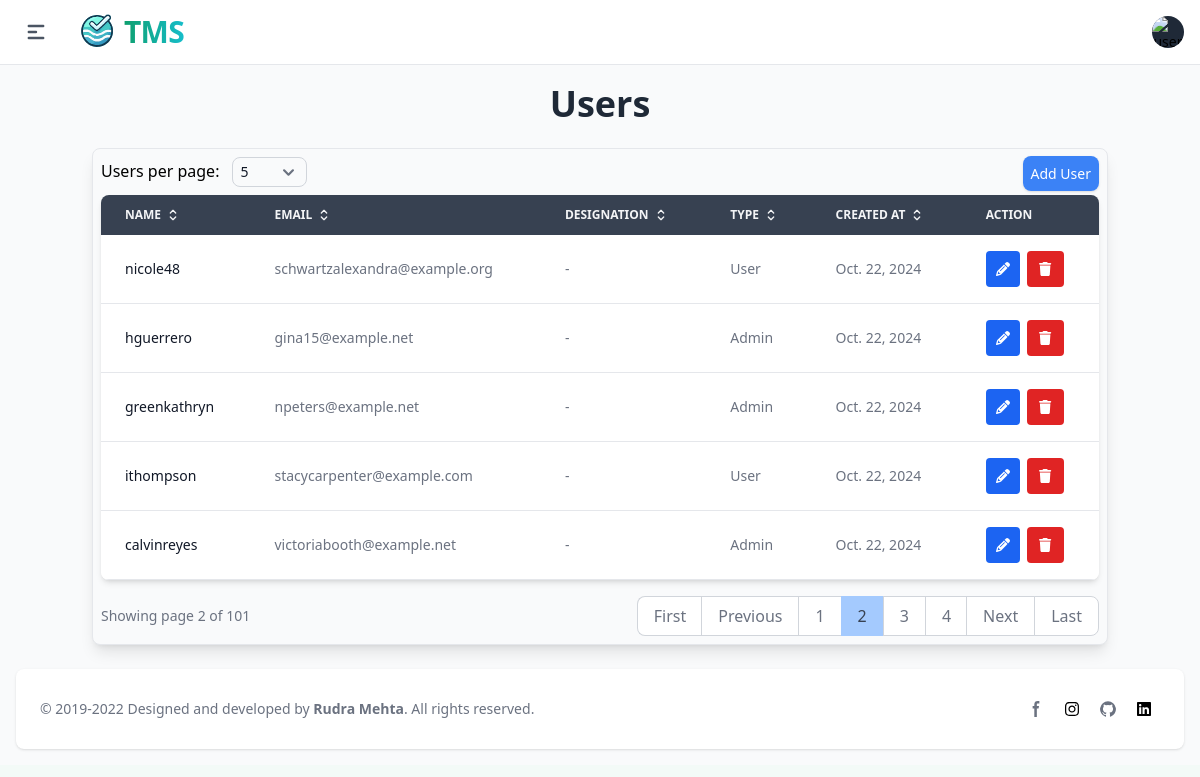
/users/?count=5&page=2 (signed in), run on the app's committed database.
### apps/auth/models.py (models this page shows, shortened)
class UserModel(AbstractBaseUser, PermissionsMixin, CreatedUpdatedAt):
    id = models.UUIDField(primary_key=True, default=uuid.uuid4, editable=False, unique=True)
    is_active = models.BooleanField(default=False)
    is_staff = models.BooleanField(default=False)
    user_image = models.ImageField(upload_to='user_image',null=True, blank=True)
    username = models.CharField(max_length=50, unique=True)
    is_deleted = models.BooleanField(default=False)
    email = models.EmailField(unique=True, max_length=50)
    groups = models.ManyToManyField(Group, related_name='user_model_groups', blank=True)
    user_permissions = models.ManyToManyField(Permission, related_name='user_model_permissions', blank=True)
    USERNAME_FIELD = "email"
    REQUIRED_FIELDS = ['username']
    objects = UserManager()

### apps/user_mgmt/views.py (the view)
# urls.py: path('users/', UsersView.as_view(), name="users"),
class UsersView(View):
    def get(self, request):
        users = UserModel.objects.all().exclude(is_deleted=True)
        count = request.GET.get('count', 5)
        page_number = request.GET.get('page', 1)
        page_obj = get_paginated_response(users, count, page_number)
        return render(request, 'user_mgmt/users.html', {'page_obj': page_obj})

### utils/helper/pagination.py (called while the page is built)
def get_paginated_response(data, count:int=5, page:int=1) -> Page:
    paginator = Paginator(data, count)
    page_obj = paginator.get_page(page)
    return page_obj

### utils/models/createupdateuser.py (called while the page is built)
    def __call__(self, request):
        _thread_locals.user = request.user
        response = self.get_response(request)
        return response

### apps/templates/user_mgmt/users.html (shortened to what this page needs)
{% extends "base/base.html" %}
{% block content %}
<div class="container mx-auto px-1 py-1 max-w-screen">
    <h1 class="text-4xl font-bold text-center mb-6 text-gray-800 dark:text-gray-100">Users</h1>
    <section class="bg-gray-50 border border-gray-200 dark:bg-gray-900 p-2 rounded-lg shadow-lg">
        <div class="flex justify-between">
            <div class="mb-2 space-y-2 sm:space-y-0 sm:space-x-2">
                <label for="userCount" class="mr-0">Users per page:</label>
                <select id="userCount" class="bg-gray-50 border border-gray-300 text-gray-900 text-sm rounded-lg focus:ring-primary-600 focus:border-primary-600 w-fit px-2 py-1 dark:bg-gray-700 dark:border-gray-600 dark:placeholder-gray-400 dark:text-white dark:focus:ring-primary-500 dark:focus:border-primary-500" onchange="updateUserCount(this.value)">
                    <option value="5" {% if page_obj.paginator.per_page == 5 %}selected{% endif %}>5</option>
                </select>
            </div>
            <div class="mb-2 mt-1 space-y-2 sm:space-y-0 sm:space-x-2">
                <a href="#" class="w-full text-sm sm:w-auto py-2 px-2 bg-primary-500 text-white rounded-lg shadow hover:bg-primary-600 focus:outline-none focus:ring-2 focus:ring-primary-200 focus:ring-offset-2">
                    Add User
                </a>
            </div>
        </div>
        <div class="bg-white dark:bg-gray-800 rounded-lg shadow-md overflow-hidden">
            <div class="overflow-x-auto block">
                <table  id="users-table" class="min-w-full text-nowrap text-sm text-left text-gray-500 dark:text-gray-400">
                    <thead class="text-xs uppercase bg-gray-700 text-gray-100 dark:bg-gray-700 dark:text-gray-400">
                        <tr>
                            <th scope="col" class="px-6 py-3">
                                <span class="flex uppercase items-center">
                                    Name
                                    <svg class="w-4 h-4 ms-1" aria-hidden="true" xmlns="http://www.w3.org/2000/svg" width="24" height="24" fill="none" viewBox="0 0 24 24">
                                        <path stroke="currentColor" stroke-linecap="round" stroke-linejoin="round" stroke-width="2" d="m8 15 4 4 4-4m0-6-4-4-4 4"/>
                                    </svg>
                                </span>
                            </th>
                            <th scope="col" class="px-6 py-3">
                                <span class="flex uppercase items-center">
                                    Email
                                    <svg class="w-4 h-4 ms-1" aria-hidden="true" xmlns="http://www.w3.org/2000/svg" width="24" height="24" fill="none" viewBox="0 0 24 24">
                                        <path stroke="currentColor" stroke-linecap="round" stroke-linejoin="round" stroke-width="2" d="m8 15 4 4 4-4m0-6-4-4-4 4"/>
                                    </svg>
                                </span>
                            </th>
                            <th scope="col" class="px-6 py-3">
                                <span class="flex uppercase items-center">
                                    Designation
                                    <svg class="w-4 h-4 ms-1" aria-hidden="true" xmlns="http://www.w3.org/2000/svg" width="24" height="24" fill="none" viewBox="0 0 24 24">
                                        <path stroke="currentColor" stroke-linecap="round" stroke-linejoin="round" stroke-width="2" d="m8 15 4 4 4-4m0-6-4-4-4 4"/>
                                    </svg>
                                </span>
                            </th>
                            <th scope="col" class="px-6 py-3">
                                <span class="flex uppercase items-center">
                                    Type
                                    <svg class="w-4 h-4 ms-1" aria-hidden="true" xmlns="http://www.w3.org/2000/svg" width="24" height="24" fill="none" viewBox="0 0 24 24">
                                        <path stroke="currentColor" stroke-linecap="round" stroke-linejoin="round" stroke-width="2" d="m8 15 4 4 4-4m0-6-4-4-4 4"/>
                                    </svg>
                                </span>
                            </th>
                            <th scope="col" class="px-6 py-3">
                                <span class="flex uppercase items-center">
                                    Created At
                                    <svg class="w-4 h-4 ms-1" aria-hidden="true" xmlns="http://www.w3.org/2000/svg" width="24" height="24" fill="none" viewBox="0 0 24 24">
                                        <path stroke="currentColor" stroke-linecap="round" stroke-linejoin="round" stroke-width="2" d="m8 15 4 4 4-4m0-6-4-4-4 4"/>
                                    </svg>
                                </span>
                            </th>
                            <th scope="col" class="px-6 py-3">Action</th>
                        </tr>
                    </thead>
                    <tbody class="bg-white dark:bg-gray-800">
                        {% for user in page_obj %}
                        <tr class="border-b dark:border-gray-700 hover:bg-gray-100 dark:hover:bg-gray-700 transition">
                            <th scope="row" class="px-6 py-4 font-medium text-gray-900 dark:text-white whitespace-nowrap">
                                {{user.username}}
                            </th>
                            <td class="px-6 py-4">
                               {{user.email}}
                            </td>
                            <td class="px-6 py-4">
                                -
                            </td>
                            <td class="px-6 py-4">
                                {% if user.is_superuser %}
                                    Admin
                                {% elif user.is_staff %}
                                    Staff
                                {% else %}
                                    User
                                {% endif %}
                            </td>
                            <td class="px-6 py-4">{{user.created_at|date}}</td>
                            <td class="px-6 py-4 items-center space-x-1 block">
                                <a href="#" class="inline-block text-white bg-blue-600 hover:bg-blue-800 dark:bg-blue-400 dark:hover:bg-blue-600 focus:outline-none focus:ring-2 focus:ring-blue-200 focus:ring-offset-2 rounded px-2.5 py-2">
                                    <i class="fas fa-pencil"></i>
                                </a>
                                <form id="deleteForm" method="post" class="inline-block">
                                    <button type="button" onclick="get_action('#')" id="deleteButton" data-modal-target="deleteModal" data-modal-toggle="deleteModal" class="text-white bg-red-600 hover:bg-red-800 dark:bg-red-400 dark:hover:bg-red-600 focus:outline-none focus:ring-2 focus:ring-red-200 focus:ring-offset-2 rounded px-3 py-2">
                                        <i class="fas fa-trash"></i>
                                    </button>
                                </form>
                            </td>
                        </tr>
                        {% endfor %}
                    </tbody>
                </table>
            </div>
        </div>
        <div class="flex justify-between items-center mt-4 overflow-hidden">
            <div class="text-sm text-gray-500 dark:text-gray-400">
                Showing page {{ page_obj.number }} of {{ page_obj.paginator.num_pages }}
            </div>
            <div class="flex space-x-2 overflow-x-auto sm:block">
                <nav aria-label="Page navigation example">
                    <ul class="inline-flex -space-x-px text-base h-10">
                      <li>
                        {% if page_obj.has_previous %}
                        <a  href="?count={{page_obj.paginator.per_page}}&page=1"  class="flex items-center justify-center px-4 h-10 ms-0 leading-tight text-gray-500 bg-white border border-e-0 border-gray-300 rounded-s-lg hover:bg-gray-100 hover:text-gray-700 dark:bg-gray-800 dark:border-gray-700 dark:text-gray-400 dark:hover:bg-gray-700 dark:hover:text-white">First</a>
                        <li>
                            <a href="?count={{page_obj.paginator.per_page}}&page={{ page_obj.previous_page_number }}" class="flex items-center justify-center px-4 h-10 leading-tight text-gray-500 bg-white border border-gray-300 hover:bg-gray-100 hover:text-gray-700 dark:bg-gray-800 dark:border-gray-700 dark:text-gray-400 dark:hover:bg-gray-700 dark:hover:text-white">Previous</a>
                        </li>
                        {% endif %}
                      </li>
                      {% for i in page_obj.paginator.page_range %}
                        {% if page_obj.number == i %}
                        <li>
                            <span href="#" class="flex items-center justify-center px-4 h-10 leading-tight text-gray-700 bg-blue-300 border border-blue-300 hover:bg-blue-400 hover:text-gray-700 dark:bg-blue-300 dark:border-blue-300 dark:text-white dark:hover:bg-blue-300 dark:hover:text-white">
                                {{ i }}
                            </span>
                        </li>
                        {% elif i > page_obj.number|add:'-3' and i < page_obj.number|add:'3' %}
                        <li>
                            <a  href="?count={{page_obj.paginator.per_page}}&page={{ i }}" class="flex items-center justify-center px-4 h-10 leading-tight text-gray-500 bg-white border border-gray-300 hover:bg-gray-100 hover:text-gray-700 dark:bg-gray-800 dark:border-gray-700 dark:text-gray-400 dark:hover:bg-gray-700 dark:hover:text-white">{{i}}</a>
                        </li>
                        {% endif %}
                      {% endfor %}
                      {% if page_obj.has_next %}
                      <li>
                        <li>
                            <a href="?count={{page_obj.paginator.per_page}}&page={{ page_obj.next_page_number }}" class="flex items-center justify-center px-4 h-10 leading-tight text-gray-500 bg-white border border-gray-300 hover:bg-gray-100 hover:text-gray-700 dark:bg-gray-800 dark:border-gray-700 dark:text-gray-400 dark:hover:bg-gray-700 dark:hover:text-white">Next</a>
                        </li>
                        <a   href="?count={{page_obj.paginator.per_page}}&page={{ page_obj.paginator.num_pages }}" class="flex items-center justify-center px-4 h-10 leading-tight text-gray-500 bg-white border border-gray-300 rounded-e-lg hover:bg-gray-100 hover:text-gray-700 dark:bg-gray-800 dark:border-gray-700 dark:text-gray-400 dark:hover:bg-gray-700 dark:hover:text-white">Last</a>
                      </li>
                      {% endif %}
                    </ul>
                  </nav>
              </div>
        </div>
    </section>
</div>
{% endblock content %}

### data on the page
UserModel: username "nicole48", email "schwartzalexandra@example.org", is_superuser "User", created_at "Oct. 22, 2024"
UserModel: username "hguerrero", email "gina15@example.net", is_superuser "Admin", created_at "Oct. 22, 2024"
UserModel: username "greenkathryn", email "npeters@example.net", is_superuser "Admin", created_at "Oct. 22, 2024"
UserModel: username "ithompson", email "stacycarpenter@example.com", is_superuser "User", created_at "Oct. 22, 2024"
UserModel: username "calvinreyes", email "victoriabooth@example.net", is_superuser "Admin", created_at "Oct. 22, 2024"

### other printed values
{{ page_obj.number }} "2"
{{ page_obj.paginator.num_pages }} "101"
{{ i }} "1" "3" "4"
{{ i }} "2"
